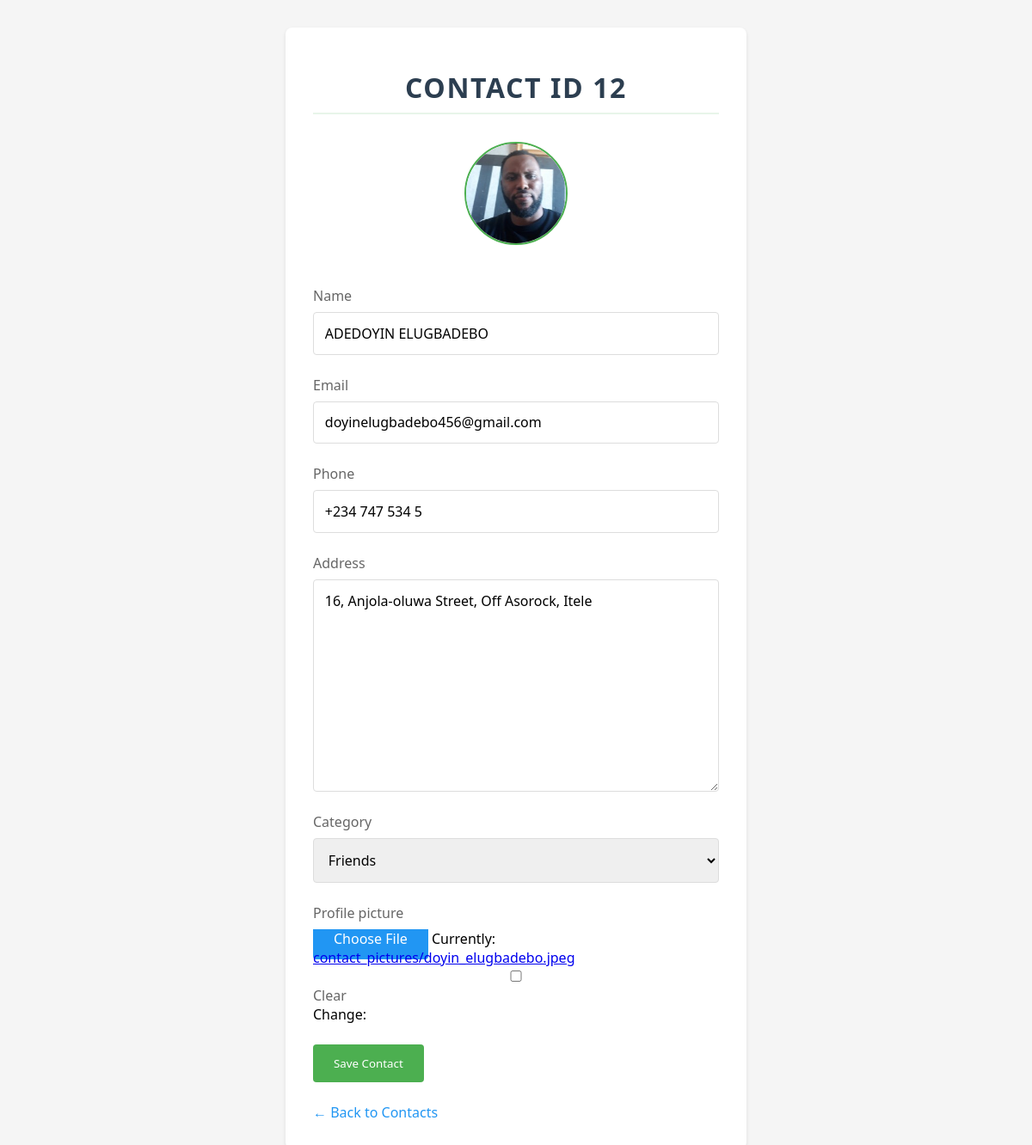
The app's page /edit/12/ with its own data.
### contacts/models.py (models this page shows, shortened)
class Contact(models.Model):
    CATEGORY_CHOICES = [
        ('family', 'Family'),
        ('friends', 'Friends'),
        ('work', 'Work'),
        ('other', 'Other'),
    ]
    name = models.CharField(max_length=100)
    email = models.EmailField(unique=True)
    phone = models.CharField(max_length=15)
    address = models.TextField(blank=True, null=True)
    category = models.CharField(max_length=20, choices=CATEGORY_CHOICES, default='other')
    profile_picture = models.ImageField(upload_to='contact_pictures/', blank=True, null=True)
    created_at = models.DateTimeField(auto_now_add=True)
    user = models.ForeignKey(User, on_delete=models.CASCADE, null=True)  # important
    class Meta:
        unique_together = ['email', 'user']  # Make email unique per user

### contacts/views.py (the view)
# urls.py: path('edit/<int:pk>/', edit_contact, name='edit_contact'),
def edit_contact(request, pk):
    contact = get_object_or_404(Contact, pk=pk)
    if request.method == 'POST':
        form = ContactForm(request.POST, request.FILES, instance=contact)
        if form.is_valid():
            form.save()
            return redirect('contact_list')
    else:
        form = ContactForm(instance=contact)
    return render(request, 'contacts/contact_form.html', {'form': form, 'contact': contact})

### contacts/forms.py
class ContactForm(forms.ModelForm):
    class Meta:
        model = Contact
        fields = ['name', 'email', 'phone', 'address', 'category', 'profile_picture']

### contacts/templates/contacts/contact_form.html (shortened to what this page needs)
<!DOCTYPE html>
<html>
<head>
</head>
<body>
    <div class="form-container">
        <h1 class="contact-identifier">Contact ID {{ form.instance.pk|default:"Add" }}</h1>
        <form method="POST" enctype="multipart/form-data">
            {% if form.instance.profile_picture %}
                <img src="{{ form.instance.profile_picture.url }}"
                     class="profile-picture-preview"
                     alt="Current profile picture">
            {% endif %}
            {% for field in form %}
                <div class="form-group">
                    <label for="{{ field.id_for_label }}">{{ field.label }}</label>
                    {% if field.name == 'profile_picture' %}
                        <div class="file-input-container">
                            <span class="file-input">Choose File</span>
                            {{ field }}
                        </div>
                    {% else %}
                        {{ field }}
                    {% endif %}
                </div>
            {% endfor %}
            <button type="submit">Save Contact</button>
        </form>
        <a href="{% url 'contact_list' %}" class="back-link">← Back to Contacts</a>
    </div>
</body>
</html>

### contacts/templates/contacts/contact_form.html (style rules this page uses)
* { margin: 0; padding: 0; box-sizing: border-box; font-family: 'Segoe UI', Tahoma, Geneva, Verdana, sans-serif; }
body { background: #f5f5f5; padding: 2rem; max-width: 600px; margin: 0 auto; }
.form-container { background: white; padding: 2rem; border-radius: 8px; box-shadow: 0 2px 4px rgba(0,0,0,0.1); }
h1 { margin-bottom: 2rem; color: #333; }
form { display: flex; flex-direction: column; gap: 1.5rem; }
.form-group { display: flex; flex-direction: column; gap: 0.5rem; }
label { font-weight: 500; color: #666; }
input, select, textarea { padding: 0.8rem; border: 1px solid #ddd; border-radius: 4px; font-size: 1rem; width: 100%; }
button[type="submit"] { padding: 0.8rem 1.5rem; background: #4CAF50; color: white; border: none; border-radius: 4px; cursor: pointer; transition: background 0.3s; align-self: flex-start; }
.back-link { display: inline-block; margin-top: 1.5rem; color: #2196F3; text-decoration: none; transition: color 0.3s; }
.contact-identifier { text-align: center; margin: 1rem 0 2rem; font-size: 2rem; font-weight: 600; color: #2c3e50; padding-bottom: 0.5rem; border-bottom: 2px solid #e8f5e9; letter-spacing: 0.05em; text-transform: uppercase; }
.profile-picture-preview { display: block; margin: 0 auto 1.5rem; width: 120px; height: 120px; border: 2px solid #4CAF50; border-radius: 50%; object-fit: cover; }
.file-input-container { position: relative; overflow: hidden; display: inline-block; }
.file-input { font-size: 1rem; padding: 0.8rem 1.5rem; background: #2196F3; color: white; border-radius: 4px; cursor: pointer; transition: background 0.3s; }
.form-group { position: relative; }

### records on screen
Contact: instance.pk "12", instance.profile_picture (picture), form "ADEDOYIN ELUGBADEBO" "doyinelugbadebo456@gmail.com" "+234 747 534 5" "16, Anjola-oluwa Street, Off Asorock, Itele" "Friends"

### other values on screen
{{ field.label }} "Name" "Email" "Phone" "Address" "Category" "Profile picture"
